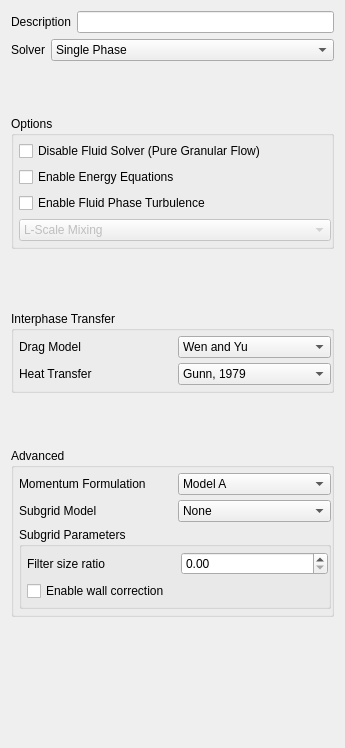
<?xml version="1.0" encoding="UTF-8"?>
<ui version="4.0">
 <class>model</class>
 <widget class="QWidget" name="model">
  <property name="geometry">
   <rect>
    <x>0</x>
    <y>0</y>
    <width>345</width>
    <height>748</height>
   </rect>
  </property>
  <layout class="QGridLayout" name="gridLayout_4">
   <item row="6" column="1">
    <spacer name="verticalSpacer_10">
     <property name="orientation">
      <enum>Qt::Vertical</enum>
     </property>
     <property name="sizeHint" stdset="0">
      <size>
       <width>20</width>
       <height>20</height>
      </size>
     </property>
    </spacer>
   </item>
   <item row="5" column="0" colspan="5">
    <widget class="QGroupBox" name="groupbox_interphase">
     <property name="title">
      <string>Interphase Transfer</string>
     </property>
     <property name="flat">
      <bool>true</bool>
     </property>
     <layout class="QGridLayout" name="gridLayout_12">
      <property name="leftMargin">
       <number>5</number>
      </property>
      <property name="topMargin">
       <number>5</number>
      </property>
      <property name="rightMargin">
       <number>0</number>
      </property>
      <property name="bottomMargin">
       <number>5</number>
      </property>
      <property name="spacing">
       <number>5</number>
      </property>
      <item row="1" column="1">
       <widget class="ComboBox" name="comboBox_4">
        <item>
         <property name="text">
          <string>Gunn, 1979</string>
         </property>
        </item>
       </widget>
      </item>
      <item row="0" column="1">
       <widget class="ComboBox" name="comboBox_3">
        <item>
         <property name="text">
          <string>Wen and Yu</string>
         </property>
        </item>
       </widget>
      </item>
      <item row="0" column="0">
       <widget class="QLabel" name="label_7">
        <property name="text">
         <string>Drag Model</string>
        </property>
       </widget>
      </item>
      <item row="1" column="0">
       <widget class="QLabel" name="label_8">
        <property name="text">
         <string>Heat Transfer</string>
        </property>
       </widget>
      </item>
     </layout>
    </widget>
   </item>
   <item row="2" column="4">
    <spacer name="verticalSpacer">
     <property name="orientation">
      <enum>Qt::Vertical</enum>
     </property>
     <property name="sizeHint" stdset="0">
      <size>
       <width>20</width>
       <height>46</height>
      </size>
     </property>
    </spacer>
   </item>
   <item row="3" column="0" colspan="5">
    <widget class="QGroupBox" name="groupBox_options">
     <property name="title">
      <string>Options</string>
     </property>
     <property name="flat">
      <bool>true</bool>
     </property>
     <layout class="QGridLayout" name="gridLayout_3">
      <property name="leftMargin">
       <number>5</number>
      </property>
      <property name="topMargin">
       <number>5</number>
      </property>
      <property name="rightMargin">
       <number>0</number>
      </property>
      <property name="bottomMargin">
       <number>5</number>
      </property>
      <item row="0" column="0">
       <widget class="QCheckBox" name="checkbox_disable_fluid_solver">
        <property name="text">
         <string>Disable Fluid Solver (Pure Granular Flow)</string>
        </property>
       </widget>
      </item>
      <item row="1" column="0">
       <widget class="CheckBox" name="checkbox_keyword_energy_eq">
        <property name="text">
         <string>Enable Energy Equations</string>
        </property>
       </widget>
      </item>
      <item row="2" column="0">
       <widget class="QCheckBox" name="checkbox_enable_turbulence">
        <property name="text">
         <string>Enable Fluid Phase Turbulence</string>
        </property>
       </widget>
      </item>
      <item row="3" column="0">
       <widget class="ComboBox" name="combobox_turbulence_model">
        <property name="enabled">
         <bool>false</bool>
        </property>
        <item>
         <property name="text">
          <string>L-Scale Mixing</string>
         </property>
        </item>
        <item>
         <property name="text">
          <string>k-ε Model</string>
         </property>
        </item>
       </widget>
      </item>
     </layout>
    </widget>
   </item>
   <item row="1" column="0" colspan="5">
    <layout class="QHBoxLayout" name="horizontalLayout">
     <item>
      <widget class="QLabel" name="label_6">
       <property name="sizePolicy">
        <sizepolicy hsizetype="Maximum" vsizetype="Preferred">
         <horstretch>0</horstretch>
         <verstretch>0</verstretch>
        </sizepolicy>
       </property>
       <property name="text">
        <string>Solver</string>
       </property>
      </widget>
     </item>
     <item>
      <widget class="ComboBox" name="combobox_solver">
       <item>
        <property name="text">
         <string>Single Phase</string>
        </property>
       </item>
       <item>
        <property name="text">
         <string>Two-Fluid Model (MFIX-TFM)</string>
        </property>
       </item>
       <item>
        <property name="text">
         <string>Discrete Element Model (MFIX-DEM)</string>
        </property>
       </item>
       <item>
        <property name="text">
         <string>Particle-in-Cell (MFIX-PIC)</string>
        </property>
       </item>
       <item>
        <property name="text">
         <string>MFIX-Hybrid</string>
        </property>
       </item>
      </widget>
     </item>
    </layout>
   </item>
   <item row="8" column="1">
    <spacer name="verticalSpacer_3">
     <property name="orientation">
      <enum>Qt::Vertical</enum>
     </property>
     <property name="sizeType">
      <enum>QSizePolicy::Maximum</enum>
     </property>
     <property name="sizeHint" stdset="0">
      <size>
       <width>20</width>
       <height>120</height>
      </size>
     </property>
    </spacer>
   </item>
   <item row="4" column="1">
    <spacer name="verticalSpacer_9">
     <property name="orientation">
      <enum>Qt::Vertical</enum>
     </property>
     <property name="sizeHint" stdset="0">
      <size>
       <width>20</width>
       <height>20</height>
      </size>
     </property>
    </spacer>
   </item>
   <item row="4" column="0">
    <widget class="QFrame" name="frame_9">
     <property name="frameShape">
      <enum>QFrame::NoFrame</enum>
     </property>
     <property name="frameShadow">
      <enum>QFrame::Plain</enum>
     </property>
     <layout class="QGridLayout" name="gridLayout_2">
      <property name="leftMargin">
       <number>0</number>
      </property>
      <property name="topMargin">
       <number>0</number>
      </property>
      <property name="rightMargin">
       <number>0</number>
      </property>
      <property name="bottomMargin">
       <number>0</number>
      </property>
      <property name="spacing">
       <number>5</number>
      </property>
     </layout>
    </widget>
   </item>
   <item row="7" column="0" colspan="5">
    <widget class="QGroupBox" name="groupBox_advanced">
     <property name="title">
      <string>Advanced</string>
     </property>
     <property name="flat">
      <bool>true</bool>
     </property>
     <layout class="QGridLayout" name="gridLayout_13">
      <property name="leftMargin">
       <number>5</number>
      </property>
      <property name="topMargin">
       <number>5</number>
      </property>
      <property name="rightMargin">
       <number>0</number>
      </property>
      <property name="bottomMargin">
       <number>5</number>
      </property>
      <property name="spacing">
       <number>5</number>
      </property>
      <item row="0" column="0">
       <widget class="QLabel" name="label_26">
        <property name="layoutDirection">
         <enum>Qt::LeftToRight</enum>
        </property>
        <property name="text">
         <string>Momentum Formulation</string>
        </property>
        <property name="alignment">
         <set>Qt::AlignLeading|Qt::AlignLeft|Qt::AlignVCenter</set>
        </property>
       </widget>
      </item>
      <item row="0" column="1">
       <widget class="ComboBox" name="comboBox_5">
        <item>
         <property name="text">
          <string>Model A</string>
         </property>
        </item>
        <item>
         <property name="text">
          <string>Model B</string>
         </property>
        </item>
        <item>
         <property name="text">
          <string>Jackson</string>
         </property>
        </item>
        <item>
         <property name="text">
          <string>Ishi</string>
         </property>
        </item>
       </widget>
      </item>
      <item row="1" column="1">
       <widget class="ComboBox" name="combobox_subgrid_model">
        <item>
         <property name="text">
          <string>None</string>
         </property>
        </item>
        <item>
         <property name="text">
          <string>Milio</string>
         </property>
        </item>
       </widget>
      </item>
      <item row="1" column="0">
       <widget class="QLabel" name="label_subgrid_model">
        <property name="text">
         <string>Subgrid Model</string>
        </property>
       </widget>
      </item>
      <item row="7" column="0" colspan="2">
       <widget class="QGroupBox" name="groupbox_subgrid_params">
        <property name="title">
         <string>Subgrid Parameters</string>
        </property>
        <property name="flat">
         <bool>true</bool>
        </property>
        <layout class="QGridLayout" name="gridLayout">
         <property name="leftMargin">
          <number>5</number>
         </property>
         <property name="topMargin">
          <number>5</number>
         </property>
         <property name="rightMargin">
          <number>0</number>
         </property>
         <property name="bottomMargin">
          <number>5</number>
         </property>
         <item row="1" column="0" colspan="2">
          <widget class="QCheckBox" name="checkBox">
           <property name="text">
            <string>Enable wall correction</string>
           </property>
          </widget>
         </item>
         <item row="0" column="1">
          <widget class="QDoubleSpinBox" name="doubleSpinBox"/>
         </item>
         <item row="0" column="0">
          <widget class="QLabel" name="label_2">
           <property name="text">
            <string>Filter size ratio</string>
           </property>
          </widget>
         </item>
        </layout>
       </widget>
      </item>
     </layout>
    </widget>
   </item>
   <item row="0" column="0">
    <widget class="QLabel" name="label_description">
     <property name="text">
      <string>Description</string>
     </property>
    </widget>
   </item>
   <item row="0" column="1" colspan="4">
    <widget class="LineEdit" name="combobox_keyword_description"/>
   </item>
  </layout>
  <zorder>groupbox_interphase</zorder>
  <zorder>frame_9</zorder>
  <zorder>groupBox_advanced</zorder>
  <zorder>groupBox_options</zorder>
  <zorder>verticalSpacer</zorder>
  <zorder>combobox_keyword_description</zorder>
  <zorder>label_description</zorder>
 </widget>
 <customwidgets>
  <customwidget>
   <class>ComboBox</class>
   <extends>QComboBox</extends>
   <header>widgets/base</header>
  </customwidget>
  <customwidget>
   <class>CheckBox</class>
   <extends>QCheckBox</extends>
   <header>widgets/base</header>
  </customwidget>
  <customwidget>
   <class>LineEdit</class>
   <extends>QLineEdit</extends>
   <header>widgets/base</header>
  </customwidget>
 </customwidgets>
 <resources/>
 <connections/>
</ui>
